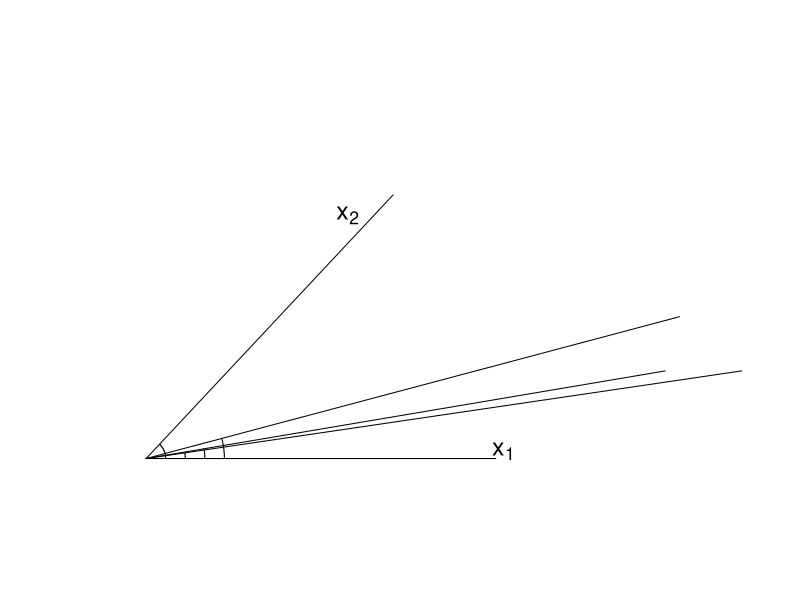

Write the R code that produced this figure.
library(plotrix)
library(zeallot)

################
# function 정의 #
################

set.seed(1)
data_generation <- function () {
      n=100
      xx1=rnorm(n)
      xx2=(xx1+rnorm(n))/sqrt(2)
      yy=xx1+xx2/2+rnorm(n)/5

      x1 <<- xx1-mean(xx1)
      x2 <<- xx2-mean(xx2)
      y <<- yy-mean(yy)
}
data_generation()

dotproduct <- function(vector1, vector2) {
  return(sum(vector1 * vector2))
}

vector_length <- function(vector) {
  return(sqrt(dotproduct(vector, vector)))
}

angle <- function(vector1, vector2) {
  return(acos(dotproduct(vector1, vector2) / (vector_length(vector1) * vector_length(vector2))))
}

cat("The arcos value(angle) between x1 and x2 is : ", angle(x1, x2))

###################
# Plotting x1, x2 #
###################

# Creates empty plot and variables
plot(1,type="n",axes=F,xlim=c(-1,15),ylim=c(-1,15),xlab="",ylab="")

# pseudo_X1
pseudo_x1 = c(vector_length(x1), 0)
draw.radial.line(0, vector_length(x1), center = c(0,0))
text(pseudo_x1[1] + 0.2, pseudo_x1[2] + 0.3, expression(x[1]),cex=1.5)

# pseudo_X2
pseudo_x2 = c(4.15, 8.6)
draw.radial.line(0, vector_length(x2), center=c(0,0), angle = angle(x1, x2))
text(pseudo_x2[1] + 1, pseudo_x2[2] + 1.5, expression(x[2]),cex=1.5)

# drawing arc
draw.arc(0,0,0.5, angle2 = angle(x1, x2))

############################
# Forward-stagewise 알고리듬 #
############################

data_generation()

# maintain dimensionality
X <- cbind(x1, x2)
c(n, p) %<-% dim(X)

# initial residual, beta, threshold
residual <- y
beta <- rep(0, p+1)
threshold <- 0.000001

# Count iterations
n_iterations <- 0

# Iterate until convergence
while (abs(cor(residual, x1)) > threshold | abs(cor(residual, x2)) > threshold) {
  if (abs(cor(residual, x1)) > abs(cor(residual, x2))){
    model <- lm(residual~x1)
    beta <- beta + c(model$coefficients[1], model$coefficients[2], 0)
    y_fit <- beta[1] + beta[2] * x1 + beta[3] * x2
    residual <- y - y_fit
  } else {
    model <- lm(residual~x2)
    beta <- beta + c(model$coefficients[1], 0, model$coefficients[2])
    y_fit <- beta[1] + beta[2] * x1 + beta[3] * x2
    residual <- y - y_fit
  }
  n_iterations <- n_iterations + 1
  if (n_iterations == 2) {
    cat('Iteration: ', n_iterations, ', y_fit length: ', vector_length(y_fit), ', angle between x1: ', angle(x1, y_fit), '\n')
    draw.radial.line(0, vector_length(y_fit), center = c(0,0), angle = angle(x1, y_fit))
    draw.arc(0,0,1, angle2 = angle(x1, y_fit))
  } else if (n_iterations == 3) {
    cat('Iteration: ', n_iterations, ', y_fit length: ', vector_length(y_fit), ', angle between x1: ', angle(x1, y_fit), '\n')
    draw.radial.line(0, vector_length(y_fit), center = c(0,0), angle = angle(x1, y_fit))
    draw.arc(0,0,1.5, angle2 = angle(x1, y_fit))
  } else if (n_iterations == 6) {
    cat('Iteration: ', n_iterations, ', y_fit length: ', vector_length(y_fit), ', angle between x1: ', angle(x1, y_fit), '\n')
    draw.radial.line(0, vector_length(y_fit), center = c(0,0), angle = angle(x1, y_fit))
    draw.arc(0,0,2, angle2 = angle(x1, y_fit))
  } else if (n_iterations == 45) {
    cat('Iteration: ', n_iterations, ', y_fit length: ', vector_length(y_fit), ', angle between x1: ', angle(x1, y_fit), '\n')
    draw.radial.line(0, vector_length(y_fit), center = c(0,0), angle = angle(x1, y_fit))
    draw.arc(0,0,2.5, angle2 = angle(x1, y_fit))
  }
}
cat('Total iteration: ', n_iterations, '\n')
cat('Intercept: ', beta[1], ', beta_1: ', beta[2], ', beta_2: ', beta[3] ,'\n')

# Validation
validation_model <- lm(y ~ x1 + x2)
validation_model$coefficients
